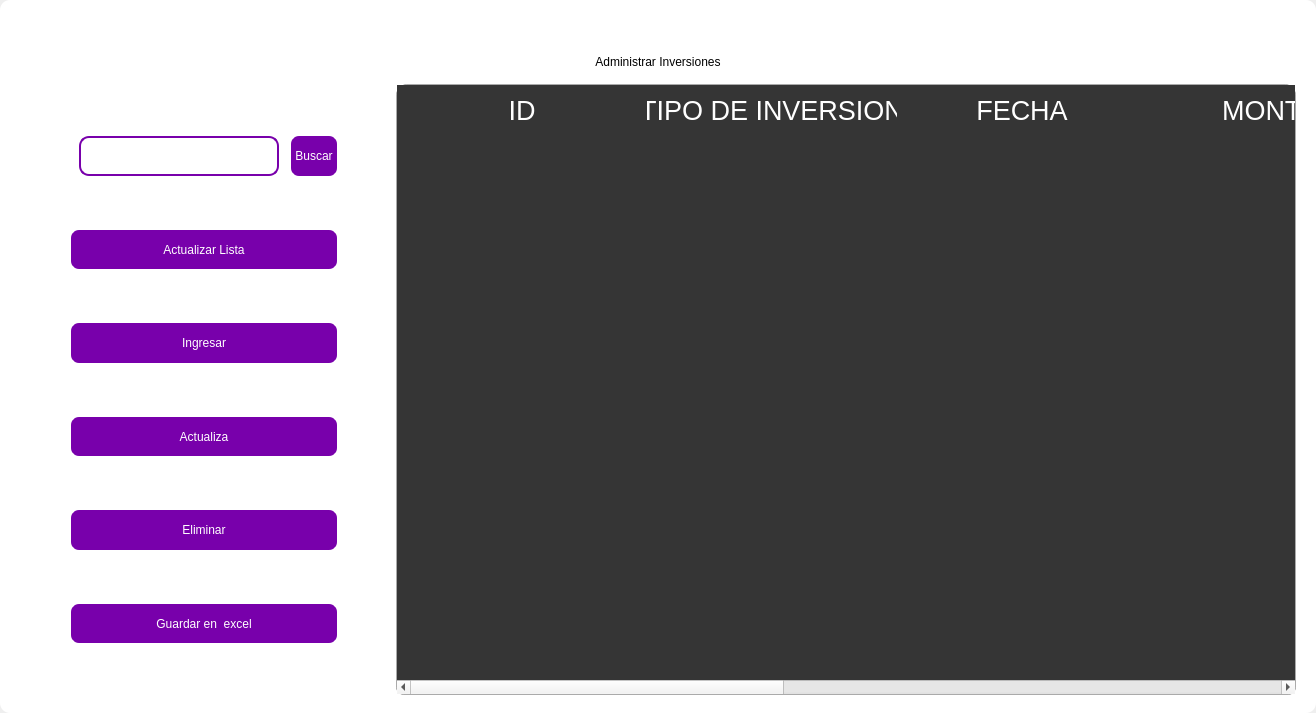
<?xml version="1.0" encoding="UTF-8"?>
<ui version="4.0">
 <class>MainWindow</class>
 <widget class="QMainWindow" name="MainWindow">
  <property name="geometry">
   <rect>
    <x>0</x>
    <y>0</y>
    <width>1316</width>
    <height>713</height>
   </rect>
  </property>
  <property name="windowTitle">
   <string>MainWindow</string>
  </property>
  <property name="styleSheet">
   <string notr="true"/>
  </property>
  <widget class="QWidget" name="centralwidget">
   <property name="styleSheet">
    <string notr="true"/>
   </property>
   <layout class="QVBoxLayout" name="verticalLayout">
    <property name="spacing">
     <number>0</number>
    </property>
    <property name="leftMargin">
     <number>0</number>
    </property>
    <property name="topMargin">
     <number>0</number>
    </property>
    <property name="rightMargin">
     <number>0</number>
    </property>
    <property name="bottomMargin">
     <number>0</number>
    </property>
    <item>
     <widget class="QFrame" name="frame">
      <property name="enabled">
       <bool>true</bool>
      </property>
      <property name="styleSheet">
       <string notr="true">
QFrame {
border-radius:10px;
	background-color: rgb(255, 255, 255);
 }
</string>
      </property>
      <property name="frameShape">
       <enum>QFrame::StyledPanel</enum>
      </property>
      <property name="frameShadow">
       <enum>QFrame::Raised</enum>
      </property>
      <layout class="QVBoxLayout" name="verticalLayout_2">
       <item>
        <widget class="QFrame" name="frame_superior">
         <property name="minimumSize">
          <size>
           <width>0</width>
           <height>40</height>
          </size>
         </property>
         <property name="maximumSize">
          <size>
           <width>16777215</width>
           <height>40</height>
          </size>
         </property>
         <property name="styleSheet">
          <string notr="true">QPushButton{
border-radius:18px;
}

QPushButton:hover{
	background-color: rgb(0, 0, 0);
}
</string>
         </property>
         <property name="frameShape">
          <enum>QFrame::StyledPanel</enum>
         </property>
         <property name="frameShadow">
          <enum>QFrame::Raised</enum>
         </property>
         <layout class="QHBoxLayout" name="horizontalLayout_3">
          <property name="spacing">
           <number>4</number>
          </property>
          <property name="leftMargin">
           <number>0</number>
          </property>
          <property name="topMargin">
           <number>0</number>
          </property>
          <property name="rightMargin">
           <number>0</number>
          </property>
          <property name="bottomMargin">
           <number>0</number>
          </property>
          <item>
           <widget class="QPushButton" name="btn_icon">
            <property name="text">
             <string/>
            </property>
            <property name="iconSize">
             <size>
              <width>40</width>
              <height>40</height>
             </size>
            </property>
           </widget>
          </item>
          <item>
           <spacer name="horizontalSpacer_2">
            <property name="orientation">
             <enum>Qt::Horizontal</enum>
            </property>
            <property name="sizeHint" stdset="0">
             <size>
              <width>443</width>
              <height>20</height>
             </size>
            </property>
           </spacer>
          </item>
          <item>
           <widget class="QPushButton" name="btn_exit">
            <property name="minimumSize">
             <size>
              <width>38</width>
              <height>38</height>
             </size>
            </property>
            <property name="maximumSize">
             <size>
              <width>38</width>
              <height>38</height>
             </size>
            </property>
            <property name="text">
             <string/>
            </property>
            <property name="iconSize">
             <size>
              <width>35</width>
              <height>35</height>
             </size>
            </property>
           </widget>
          </item>
          <item>
           <widget class="QPushButton" name="bt_minimizar">
            <property name="minimumSize">
             <size>
              <width>38</width>
              <height>38</height>
             </size>
            </property>
            <property name="maximumSize">
             <size>
              <width>38</width>
              <height>38</height>
             </size>
            </property>
            <property name="cursor">
             <cursorShape>PointingHandCursor</cursorShape>
            </property>
            <property name="text">
             <string/>
            </property>
            <property name="icon">
             <iconset>
              <normaloff>image/minus.svg</normaloff>image/minus.svg</iconset>
            </property>
            <property name="iconSize">
             <size>
              <width>38</width>
              <height>38</height>
             </size>
            </property>
           </widget>
          </item>
          <item>
           <widget class="QPushButton" name="bt_maximizar">
            <property name="minimumSize">
             <size>
              <width>38</width>
              <height>38</height>
             </size>
            </property>
            <property name="maximumSize">
             <size>
              <width>38</width>
              <height>38</height>
             </size>
            </property>
            <property name="cursor">
             <cursorShape>PointingHandCursor</cursorShape>
            </property>
            <property name="text">
             <string/>
            </property>
            <property name="icon">
             <iconset>
              <normaloff>image/chevron-up.svg</normaloff>image/chevron-up.svg</iconset>
            </property>
            <property name="iconSize">
             <size>
              <width>38</width>
              <height>38</height>
             </size>
            </property>
           </widget>
          </item>
          <item>
           <widget class="QPushButton" name="bt_restaurar">
            <property name="minimumSize">
             <size>
              <width>38</width>
              <height>38</height>
             </size>
            </property>
            <property name="maximumSize">
             <size>
              <width>38</width>
              <height>38</height>
             </size>
            </property>
            <property name="cursor">
             <cursorShape>PointingHandCursor</cursorShape>
            </property>
            <property name="text">
             <string/>
            </property>
            <property name="icon">
             <iconset>
              <normaloff>image/chevron-down.svg</normaloff>image/chevron-down.svg</iconset>
            </property>
            <property name="iconSize">
             <size>
              <width>38</width>
              <height>38</height>
             </size>
            </property>
           </widget>
          </item>
          <item>
           <widget class="QPushButton" name="bt_cerrar">
            <property name="minimumSize">
             <size>
              <width>38</width>
              <height>38</height>
             </size>
            </property>
            <property name="maximumSize">
             <size>
              <width>38</width>
              <height>38</height>
             </size>
            </property>
            <property name="cursor">
             <cursorShape>PointingHandCursor</cursorShape>
            </property>
            <property name="text">
             <string/>
            </property>
            <property name="icon">
             <iconset>
              <normaloff>image/x.svg</normaloff>image/x.svg</iconset>
            </property>
            <property name="iconSize">
             <size>
              <width>38</width>
              <height>38</height>
             </size>
            </property>
           </widget>
          </item>
         </layout>
        </widget>
       </item>
       <item>
        <widget class="QLabel" name="label">
         <property name="styleSheet">
          <string notr="true">font: 30pt &quot;MS Shell Dlg 2&quot;;
color: rgb(0, 0, 0);</string>
         </property>
         <property name="text">
          <string>Administrar Inversiones</string>
         </property>
         <property name="alignment">
          <set>Qt::AlignCenter</set>
         </property>
        </widget>
       </item>
       <item>
        <widget class="QFrame" name="frame_3">
         <property name="minimumSize">
          <size>
           <width>0</width>
           <height>0</height>
          </size>
         </property>
         <property name="frameShape">
          <enum>QFrame::StyledPanel</enum>
         </property>
         <property name="frameShadow">
          <enum>QFrame::Raised</enum>
         </property>
         <layout class="QHBoxLayout" name="horizontalLayout_4">
          <property name="leftMargin">
           <number>9</number>
          </property>
          <property name="topMargin">
           <number>9</number>
          </property>
          <property name="rightMargin">
           <number>9</number>
          </property>
          <item>
           <layout class="QVBoxLayout" name="verticalLayout_4">
            <property name="spacing">
             <number>50</number>
            </property>
            <property name="sizeConstraint">
             <enum>QLayout::SetDefaultConstraint</enum>
            </property>
            <property name="leftMargin">
             <number>50</number>
            </property>
            <property name="topMargin">
             <number>50</number>
            </property>
            <property name="rightMargin">
             <number>50</number>
            </property>
            <property name="bottomMargin">
             <number>50</number>
            </property>
            <item>
             <layout class="QHBoxLayout" name="horizontalLayout">
              <property name="spacing">
               <number>10</number>
              </property>
              <property name="leftMargin">
               <number>10</number>
              </property>
              <property name="topMargin">
               <number>0</number>
              </property>
              <property name="bottomMargin">
               <number>0</number>
              </property>
              <item>
               <widget class="QLineEdit" name="searchtxt">
                <property name="minimumSize">
                 <size>
                  <width>200</width>
                  <height>25</height>
                 </size>
                </property>
                <property name="maximumSize">
                 <size>
                  <width>150</width>
                  <height>40</height>
                 </size>
                </property>
                <property name="styleSheet">
                 <string notr="true">QLabel {
	color: rgb(255, 255, 254);
	font: 12pt &quot;Arial&quot;;
	background-color: rgba(0, 0, 0,0);
}

QTextEdit{
background-color: rgba(0, 0, 0,0);
border-radius:10px; 
font: 12pt &quot;Arial&quot;;
color: rgb(255, 255, 254);
border: 2px solid  rgb(255, 255, 255);

}

QTextEdit:hover{
background-color: rgba(0, 0, 0,0);
border-radius:10px; 
font: 12pt &quot;Arial&quot;;
border: 2px solid  rgb(120, 0, 171);
}

QTextEdit:focus{
background-color: rgb(0, 0, 0);
border-radius:10px; 
font: 12pt &quot;Arial&quot;;
border: 2px solid rgb(120, 0, 171);
}

QLineEdit{
background-color: rgba(0, 0, 0,0);
border-radius:10px; 
font: 12pt &quot;Arial&quot;;
color: rgb(255, 255, 254);
border: 2px solid  rgb(120, 0, 171);
}

QLineEdit:hover{
background-color: rgba(0, 0, 0,0);
border-radius:10px; 
font: 12pt &quot;Arial&quot;;
border: 2px solid  rgb(120, 0, 171);
}

QLineEdit:focus{
background-color: rgb(0, 0, 0);
border-radius:10px; 
font: 12pt &quot;Arial&quot;;
border: 2px solid rgb(120, 0, 171);
}

QCheckBox{
	font: 12pt &quot;Arial&quot;;
	color: rgb(255, 255, 255);
}

QCheckBox::indicator {
    width: 18px;
    height:18px;
}

QCheckBox::indicator:unchecked {
   background-image: url(image/square.svg);
}

QCheckBox::indicator:checked {
   background-image: url(image/check-square.svg);
}

QPushButton{
border-radius:10px; 
font: 12pt &quot;Arial&quot;;
color: rgb(255, 255, 254);
border: 2px solid #ffffff;
}

QPushButton:hover{
border-radius:10px; 
font: 12pt &quot;Arial&quot;;
color: rgb(255, 255, 255);
border: 2px solid rgb(120, 0, 171);
	background-color: rgb(120, 0, 171);
}
</string>
                </property>
               </widget>
              </item>
              <item>
               <widget class="QPushButton" name="btn_search">
                <property name="sizePolicy">
                 <sizepolicy hsizetype="Minimum" vsizetype="Fixed">
                  <horstretch>0</horstretch>
                  <verstretch>0</verstretch>
                 </sizepolicy>
                </property>
                <property name="minimumSize">
                 <size>
                  <width>0</width>
                  <height>15</height>
                 </size>
                </property>
                <property name="maximumSize">
                 <size>
                  <width>100</width>
                  <height>50</height>
                 </size>
                </property>
                <property name="cursor">
                 <cursorShape>PointingHandCursor</cursorShape>
                </property>
                <property name="styleSheet">
                 <string notr="true">QPushButton{
border-radius:10px; 
font: 12pt &quot;Arial&quot;;
color: rgb(255, 255, 254);
border: 2px solid #ffffff;
	background-color: rgb(120, 0, 171);
}

QPushButton:hover{
border-radius:10px; 
font: 12pt &quot;Arial&quot;;
color: rgb(255, 255, 255);
border: 2px solid rgb(120, 0, 171);
	background-color: rgb(120, 0, 171);
}</string>
                </property>
                <property name="text">
                 <string>Buscar</string>
                </property>
               </widget>
              </item>
             </layout>
            </item>
            <item>
             <widget class="QPushButton" name="btn_get">
              <property name="minimumSize">
               <size>
                <width>50</width>
                <height>40</height>
               </size>
              </property>
              <property name="maximumSize">
               <size>
                <width>300</width>
                <height>50</height>
               </size>
              </property>
              <property name="cursor">
               <cursorShape>PointingHandCursor</cursorShape>
              </property>
              <property name="styleSheet">
               <string notr="true">QPushButton{
border-radius:10px; 
font: 12pt &quot;Arial&quot;;
color: rgb(255, 255, 254);
border: 2px solid #ffffff;
	background-color: rgb(120, 0, 171);
}

QPushButton:hover{
border-radius:10px; 
font: 12pt &quot;Arial&quot;;
color: rgb(255, 255, 255);
border: 2px solid rgb(120, 0, 171);
	background-color: rgb(120, 0, 171);
}</string>
              </property>
              <property name="text">
               <string>Actualizar Lista</string>
              </property>
              <property name="iconSize">
               <size>
                <width>35</width>
                <height>35</height>
               </size>
              </property>
             </widget>
            </item>
            <item>
             <widget class="QPushButton" name="btn_add">
              <property name="minimumSize">
               <size>
                <width>0</width>
                <height>40</height>
               </size>
              </property>
              <property name="maximumSize">
               <size>
                <width>300</width>
                <height>50</height>
               </size>
              </property>
              <property name="cursor">
               <cursorShape>PointingHandCursor</cursorShape>
              </property>
              <property name="styleSheet">
               <string notr="true">QPushButton{
border-radius:10px; 
font: 12pt &quot;Arial&quot;;
color: rgb(255, 255, 254);
border: 2px solid #ffffff;
	background-color: rgb(120, 0, 171);
}

QPushButton:hover{
border-radius:10px; 
font: 12pt &quot;Arial&quot;;
color: rgb(255, 255, 255);
border: 2px solid rgb(120, 0, 171);
	background-color: rgb(120, 0, 171);
}</string>
              </property>
              <property name="text">
               <string>Ingresar</string>
              </property>
              <property name="iconSize">
               <size>
                <width>35</width>
                <height>35</height>
               </size>
              </property>
             </widget>
            </item>
            <item>
             <widget class="QPushButton" name="btn_update">
              <property name="minimumSize">
               <size>
                <width>0</width>
                <height>40</height>
               </size>
              </property>
              <property name="maximumSize">
               <size>
                <width>300</width>
                <height>50</height>
               </size>
              </property>
              <property name="cursor">
               <cursorShape>PointingHandCursor</cursorShape>
              </property>
              <property name="styleSheet">
               <string notr="true">QPushButton{
border-radius:10px; 
font: 12pt &quot;Arial&quot;;
color: rgb(255, 255, 254);
border: 2px solid #ffffff;
	background-color: rgb(120, 0, 171);
}

QPushButton:hover{
border-radius:10px; 
font: 12pt &quot;Arial&quot;;
color: rgb(255, 255, 255);
border: 2px solid rgb(120, 0, 171);
	background-color: rgb(120, 0, 171);
}</string>
              </property>
              <property name="text">
               <string>Actualiza</string>
              </property>
              <property name="iconSize">
               <size>
                <width>35</width>
                <height>35</height>
               </size>
              </property>
             </widget>
            </item>
            <item>
             <widget class="QPushButton" name="btn_delete">
              <property name="minimumSize">
               <size>
                <width>0</width>
                <height>40</height>
               </size>
              </property>
              <property name="maximumSize">
               <size>
                <width>300</width>
                <height>50</height>
               </size>
              </property>
              <property name="cursor">
               <cursorShape>PointingHandCursor</cursorShape>
              </property>
              <property name="styleSheet">
               <string notr="true">QPushButton{
border-radius:10px; 
font: 12pt &quot;Arial&quot;;
color: rgb(255, 255, 254);
border: 2px solid #ffffff;
	background-color: rgb(120, 0, 171);
}

QPushButton:hover{
border-radius:10px; 
font: 12pt &quot;Arial&quot;;
color: rgb(255, 255, 255);
border: 2px solid rgb(120, 0, 171);
	background-color: rgb(120, 0, 171);
}</string>
              </property>
              <property name="text">
               <string>Eliminar</string>
              </property>
              <property name="iconSize">
               <size>
                <width>35</width>
                <height>35</height>
               </size>
              </property>
             </widget>
            </item>
            <item>
             <widget class="QPushButton" name="btn_excel">
              <property name="minimumSize">
               <size>
                <width>10</width>
                <height>40</height>
               </size>
              </property>
              <property name="maximumSize">
               <size>
                <width>300</width>
                <height>50</height>
               </size>
              </property>
              <property name="cursor">
               <cursorShape>PointingHandCursor</cursorShape>
              </property>
              <property name="styleSheet">
               <string notr="true">QPushButton{
border-radius:10px; 
font: 12pt &quot;Arial&quot;;
color: rgb(255, 255, 254);
border: 2px solid #ffffff;
	background-color: rgb(120, 0, 171);
}

QPushButton:hover{
border-radius:10px; 
font: 12pt &quot;Arial&quot;;
color: rgb(255, 255, 255);
border: 2px solid rgb(120, 0, 171);
	background-color: rgb(120, 0, 171);
}</string>
              </property>
              <property name="text">
               <string>Guardar en  excel</string>
              </property>
              <property name="iconSize">
               <size>
                <width>35</width>
                <height>35</height>
               </size>
              </property>
             </widget>
            </item>
           </layout>
          </item>
          <item>
           <widget class="QTableWidget" name="table_investment">
            <property name="minimumSize">
             <size>
              <width>900</width>
              <height>0</height>
             </size>
            </property>
            <property name="maximumSize">
             <size>
              <width>700</width>
              <height>16777215</height>
             </size>
            </property>
            <property name="styleSheet">
             <string notr="true">QTableView {

	border: 1px solid rgba(255,255,255,40);
	border-bottom-right-radius: 7px; 
	border-bottom-left-radius: 7px; 
	color: white;
	font: 15pt &quot;MS Shell Dlg 2&quot;;
	background-color: rgb(53, 53, 53);
}

QHeaderView::section {
background-color: rgb(53, 53, 53);
color: white;
border: none;
height: 50px;
font-size: 20pt;
}

QTableView::item {
    border-style: none;
    border-bottom: 1px solid rgba(255,255,255,50);
    padding-left: auto;
    padding-right: auto;
}

QTableView::item:selected{
	border: none;
	color: rgb(255, 255, 255);
    background-color: rgba(255, 255, 255, 50);
}
</string>
            </property>
            <property name="lineWidth">
             <number>1</number>
            </property>
            <property name="editTriggers">
             <set>QAbstractItemView::NoEditTriggers</set>
            </property>
            <attribute name="horizontalHeaderDefaultSectionSize">
             <number>250</number>
            </attribute>
            <column>
             <property name="text">
              <string>ID</string>
             </property>
            </column>
            <column>
             <property name="text">
              <string>TIPO DE INVERSION</string>
             </property>
            </column>
            <column>
             <property name="text">
              <string>FECHA</string>
             </property>
            </column>
            <column>
             <property name="text">
              <string>MONTO</string>
             </property>
            </column>
            <column>
             <property name="text">
              <string>MONTO FINAL INVERTIDO</string>
             </property>
            </column>
            <column>
             <property name="text">
              <string>RENDIMIENTO</string>
             </property>
            </column>
            <column>
             <property name="text">
              <string>FECHA EXPIRACION</string>
             </property>
            </column>
           </widget>
          </item>
         </layout>
        </widget>
       </item>
      </layout>
     </widget>
    </item>
   </layout>
  </widget>
 </widget>
 <resources/>
 <connections/>
</ui>
